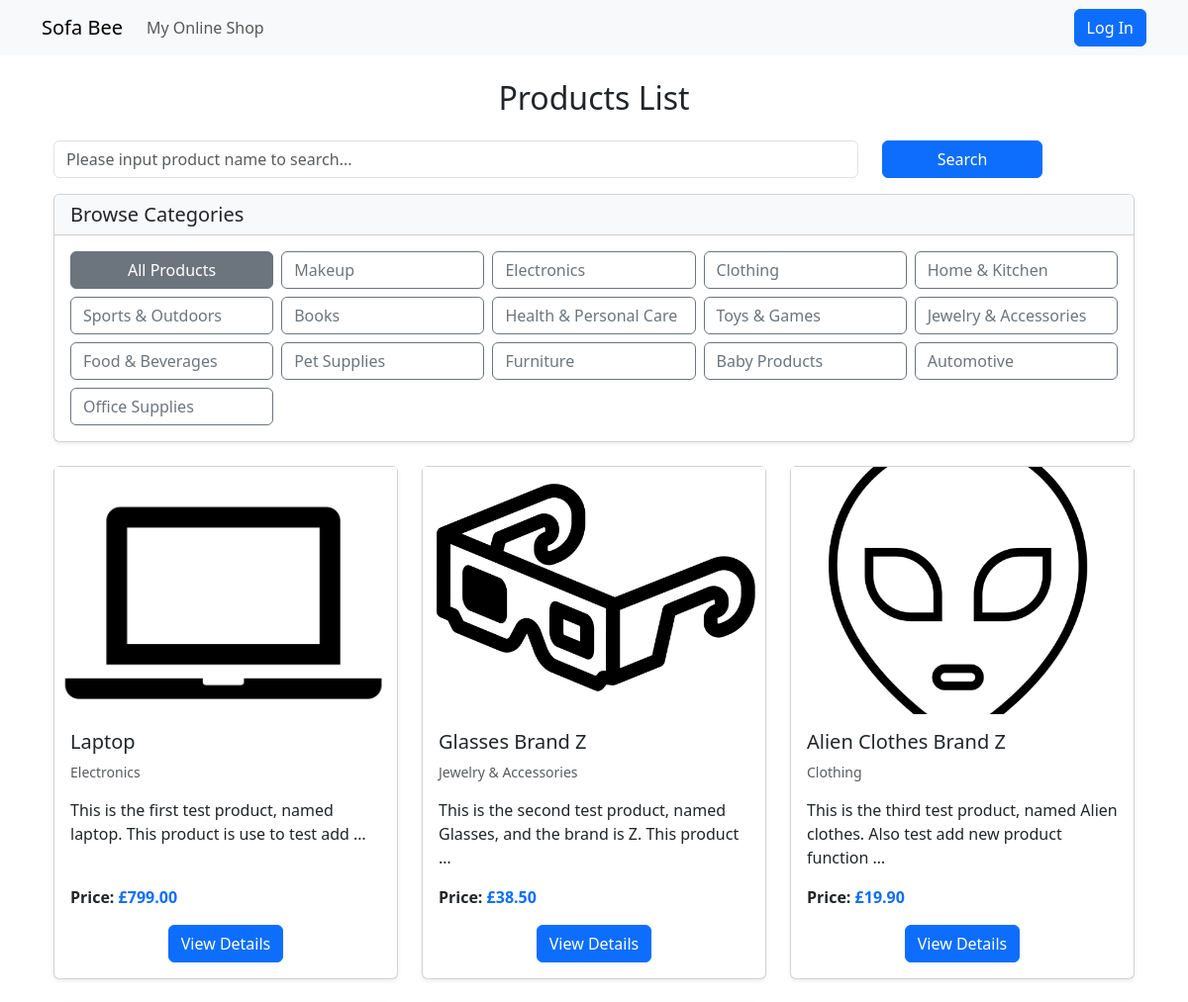
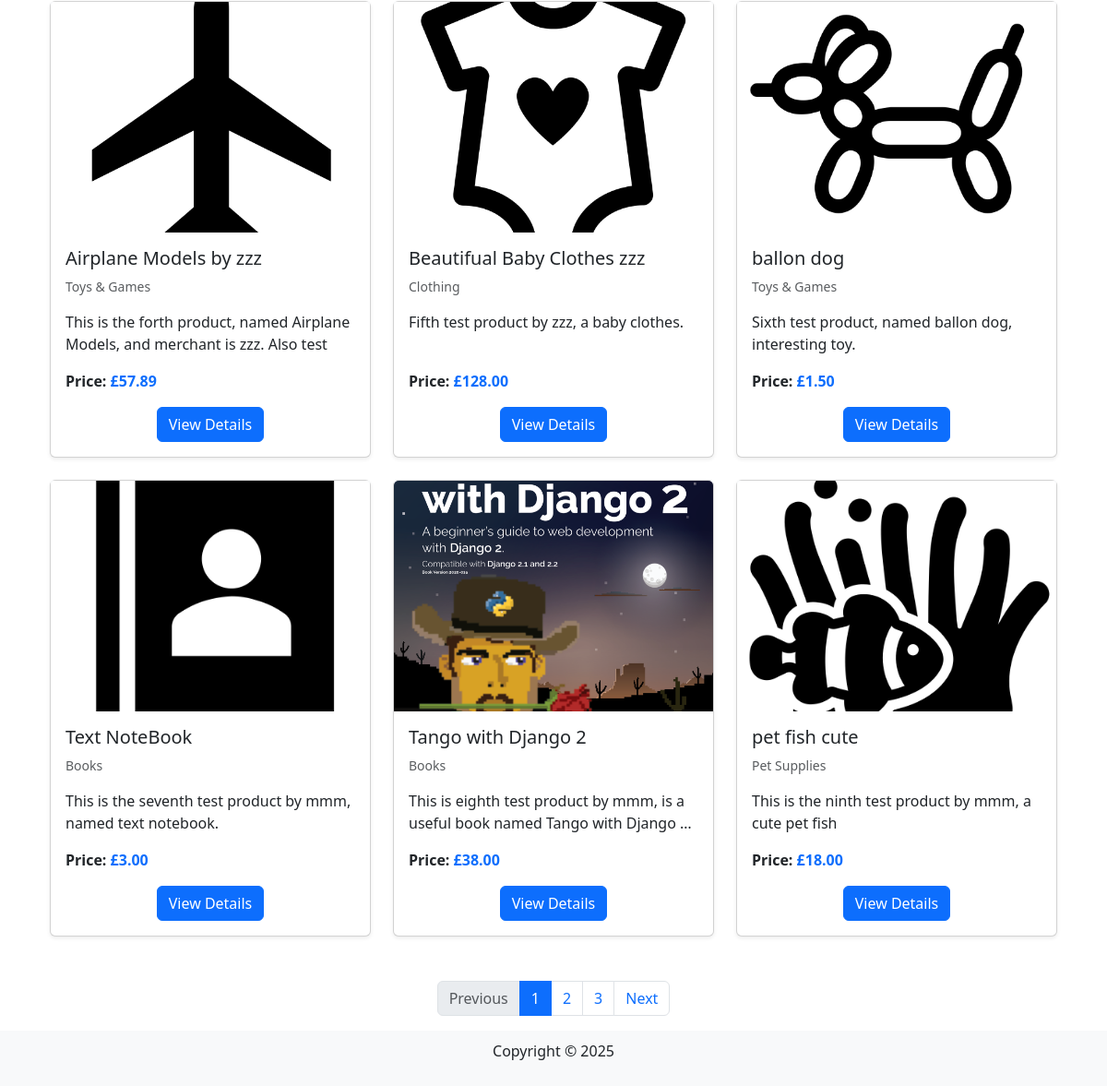
Screenshot of /products/ with the database file from the repository (2 pictures, top to bottom).
### products/models.py (models this page shows, shortened)
class Category(models.Model):
    name = models.CharField(max_length=255, unique=True)
    description = models.TextField(blank=True)

class Product(models.Model):
    name = models.CharField(max_length=255)
    description = models.TextField()
    price = models.DecimalField(max_digits=10, decimal_places=2)
    category = models.ForeignKey(Category, on_delete=models.SET_NULL, null=True, blank=True)
    image = models.ImageField(upload_to='products/', blank=True, null=True)
    seller = models.ForeignKey(User, on_delete=models.CASCADE, null=True, blank=True)
    stock = models.PositiveIntegerField(default=0)
    created_at = models.DateTimeField(auto_now_add=True)

### products/views.py (the view)
# urls.py: path('', product_list, name='product_list'),
def product_list(request):
    query = request.GET.get('q', '').strip().lower()
    category_name = request.GET.get('category', '')
    products = Product.objects.all()
    if query:
        products = products.filter(name__icontains=query) | products.filter(description__icontains=query)
    if category_name:
        products = products.filter(category__name__icontains=category_name)
    categories = Category.objects.all()
    paginator = Paginator(products, 9)
    page = request.GET.get('page')
    products = paginator.get_page(page)
    return render(request, "products/product_list.html", {"products": products, "query": query, "categories": categories, "selected_category": category_name})

### cart/context_processors.py (called while the page is built)
def cart_processor(request):
    cart = None
    cart_total_items = 0
    if request.user.is_authenticated:
        try:
            cart = Cart.objects.get(user=request.user)
            cart_total_items = cart.items.count()
        except Cart.DoesNotExist:
            pass
    return {
        'cart': cart,
        'cart_total_items': cart_total_items
    }

### products/templates/products/product_list.html (shortened to what this page needs)
{% extends "base.html" %}
{% load static %}
{% block extra_css %}
<link rel="stylesheet" href="{% static 'products/css/product_styles.css' %}">
<link rel="stylesheet" href="{% static 'css/styles.css' %}">
{% endblock %}
{% block content %}
<div class="container mt-4">
    <h2 class="text-center mb-4">Products List</h2>
    <div class="row mb-3">
        <div class="{% if user.is_authenticated and user.userprofile.user_type == 'merchant' %}col-md-7{% else %}col-md-9{% endif %}">
            <input type="text" id="search-input" class="form-control" placeholder="Please input product name to search...">
        </div>
        <div class="col-md-2">
            <button class="btn btn-primary w-100" onclick="searchProducts()">Search</button>
        </div>
    </div>
    {% if categories %}
    <div class="row mb-4">
        <div class="col-12">
            <div class="card shadow-sm">
                <div class="card-header bg-light">
                    <h5 class="mb-0">Browse Categories</h5>
                </div>
                <div class="card-body">
                    <div class="d-none d-md-block">
                        <div class="row row-cols-2 row-cols-md-3 row-cols-lg-5 g-2">
                            <div class="col">
                                <a href="{% url 'products:product_list' %}"
                                   class="btn btn-outline-secondary w-100 {% if not selected_category %}active{% endif %}">
                                    All Products
                                </a>
                            </div>
                            {% for category in categories %}
                            <div class="col">
                                <a href="{% url 'products:product_list' %}?category={{ category.name }}"
                                   class="btn btn-outline-secondary w-100 text-start text-truncate {% if selected_category == category.name %}active{% endif %}"
                                   title="{{ category.name }}">
                                    {{ category.name }}
                                </a>
                            </div>
                            {% endfor %}
                        </div>
                    </div>
                </div>
            </div>
        </div>
    </div>
    {% endif %}
    <div class="row" id="product-list">
        {% for product in products %}
        <div class="col-md-4 mb-4">
            <div class="card shadow-sm h-100">
                {% if product.image %}
                <div class="product-image-container">
                    <img src="{{ product.image.url }}" class="card-img-top" alt="{{ product.name }}">
                </div>
                {% else %}
                <div class="product-image-container d-flex align-items-center justify-content-center bg-light">
                    <span class="text-muted">No Image</span>
                </div>
                {% endif %}
                <div class="card-body d-flex flex-column">
                    <h5 class="card-title">{{ product.name }}</h5>
                    <p class="card-text text-muted small">{{ product.category.name }}</p>
                    <p class="card-text flex-grow-1">{{ product.description|truncatewords:15 }}</p>
                    <p><strong>Price: <span class="text-primary">£{{ product.price }}</span></strong></p>
                    <div class="d-flex justify-content-center">
                        <a href="{% url 'products:product_detail' product.id %}" class="btn btn-primary">View Details</a>
                    </div>
                </div>
            </div>
        </div>
        {% endfor %}
    </div>
    {% if products.has_other_pages %}
    <nav aria-label="Page navigation" class="mt-4">
        <ul class="pagination justify-content-center">
            {% if products.has_previous %}
            <li class="page-item">
                <a class="page-link" href="?page={{ products.previous_page_number }}{% if selected_category %}&category={{ selected_category }}{% endif %}">Previous</a>
            </li>
            {% else %}
            <li class="page-item disabled">
                <span class="page-link">Previous</span>
            </li>
            {% endif %}
            {% for i in products.paginator.page_range %}
                {% if products.number == i %}
                <li class="page-item active"><span class="page-link">{{ i }}</span></li>
                {% else %}
                <li class="page-item">
                    <a class="page-link" href="?page={{ i }}{% if selected_category %}&category={{ selected_category }}{% endif %}">{{ i }}</a>
                </li>
                {% endif %}
            {% endfor %}
            {% if products.has_next %}
            <li class="page-item">
                <a class="page-link" href="?page={{ products.next_page_number }}{% if selected_category %}&category={{ selected_category }}{% endif %}">Next</a>
            </li>
            {% else %}
            <li class="page-item disabled">
                <span class="page-link">Next</span>
            </li>
            {% endif %}
        </ul>
    </nav>
    {% endif %}
</div>
{% endblock %}

### products/static/products/css/product_styles.css (style rules this page uses)
.product-image-container { width: 100%; height: 250px; overflow: hidden; position: relative; background-color: #f8f9fa; }
.product-image-container img { position: absolute; top: 0; left: 0; width: 100%; height: 100%; object-fit: cover; object-position: center; transition: transform 0.3s ease; }

### static/css/styles.css (style rules this page uses)
body { font-family: 'Segoe UI', Tahoma, Geneva, Verdana, sans-serif; }
.product-image-container { width: 100%; height: 250px; overflow: hidden; position: relative; background-color: #f8f9fa; }
.product-image-container img { position: absolute; top: 0; left: 0; width: 100%; height: 100%; object-fit: cover; object-position: center; transition: transform 0.3s ease; }

### products/templates/base.html (style rules this page uses)
body { display: flex; flex-direction: column; min-height: 100vh; }

### rows the page displays
Category: name "Makeup"
Category: name "Electronics"
Category: name "Clothing"
Category: name "Home & Kitchen"
Category: name "Sports & Outdoors"
Category: name "Books"
Category: name "Health & Personal Care"
Category: name "Toys & Games"
Category: name "Jewelry & Accessories"
Category: name "Food & Beverages"
Category: name "Pet Supplies"
Category: name "Furniture"
Category: name "Baby Products"
Category: name "Automotive"
Category: name "Office Supplies"
Product: image (picture), name "Laptop", category.name "Electronics", description "This is the first test product, named laptop. This product is use to test add …", price "799.00"
Product: image (picture), name "Glasses Brand Z", category.name "Jewelry & Accessories", description "This is the second test product, named Glasses, and the brand is Z. This product …", price "38.50"
Product: image (picture), name "Alien Clothes Brand Z", category.name "Clothing", description "This is the third test product, named Alien clothes. Also test add new product function …", price "19.90"
Product: image (picture), name "Airplane Models by zzz", category.name "Toys & Games", description "This is the forth product, named Airplane Models, and merchant is zzz. Also test", price "57.89"
Product: image (picture), name "Beautifual Baby Clothes zzz", category.name "Clothing", description "Fifth test product by zzz, a baby clothes.", price "128.00"
Product: image (picture), name "ballon dog", category.name "Toys & Games", description "Sixth test product, named ballon dog, interesting toy.", price "1.50"
Product: image (picture), name "Text NoteBook", category.name "Books", description "This is the seventh test product by mmm, named text notebook.", price "3.00"
Product: image (picture), name "Tango with Django 2", category.name "Books", description "This is eighth test product by mmm, is a useful book named Tango with Django …", price "38.00"
Product: image (picture), name "pet fish cute", category.name "Pet Supplies", description "This is the ninth test product by mmm, a cute pet fish", price "18.00"

### other values shown
{{ i }} "1"
{{ i }} "2" "3"
